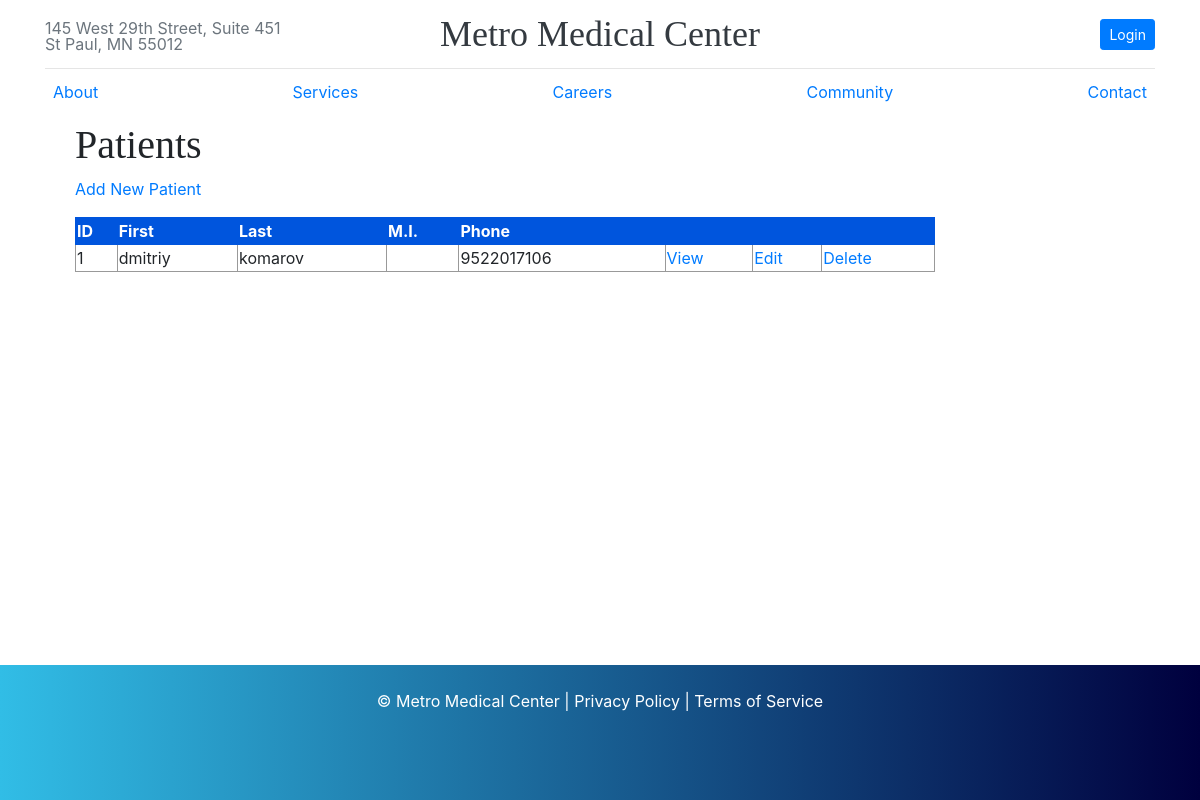
/metromed/public/administrator/patients/index.php, run on the app's committed database.
### tables this page shows
CREATE TABLE user_info (
    user_id int NOT NULL AUTO_INCREMENT ,
    f_name varchar(50) NOT NULL,
    l_name varchar(50) NOT NULL,
    m_name varchar(50) NOT NULL,
    address varchar(255) NOT NULL,
    city varchar(50) NOT NULL,
    state varchar(50) NOT NULL,
    zip varchar(50) NOT NULL,
    phone_number bigint NOT NULL,
    dob DATE,
    ins_id int NOT NULL,
    policy_number varchar(50),
    PRIMARY KEY (user_id),
    FOREIGN KEY (ins_id) REFERENCES insurance(ins_id)
);

### metromed/private/functions.php (called while the page is built, shortened)
<?php
function url_for($script_path) {
  if($script_path[0] != '/') {
    $script_path = "/" . $script_path;
  }
  return WWW_ROOT . $script_path;
}
function u($string="") {
  return urlencode($string);
}
function h($string="") {
  return htmlspecialchars($string);
}
?>

### metromed/private/query_functions.php (called while the page is built, shortened)
<?php
  function find_all_patients() {
    global $db;
    $sql = "SELECT * FROM user_info ";
    $sql .= "ORDER BY user_id ASC";
    $result = mysqli_query($db, $sql);
    return $result;
  }
?>

### metromed/public/administrator/patients/index.php (the view, shortened to what this page needs)
<?php
  $patient_set = find_all_patients();
?>
<?php include(SHARED_PATH . '/metromed_header.php'); ?>
<div id="content">
  <div class="subjects listing">
    <h1>Patients</h1>
    <div class="actions">
      <a class="actions" href="<?php echo url_for('/administrator/patients/new.php'); ?>">Add New Patient</a>
    </div>
  	<table class="list">
  	  <tr>
        <th>ID</th>
        <th>First</th>
        <th>Last</th>
  	    <th>M.I.</th>
        <th>Phone</th>
  	    <th>&nbsp;</th>
  	    <th>&nbsp;</th>
        <th>&nbsp;</th>
  	  </tr>
      <?php while($patient = mysqli_fetch_assoc($patient_set)) { ?>
        <tr>
          <td><?php echo h($patient['user_id']); ?></td>
          <td><?php echo h($patient['f_name']); ?></td>
          <td><?php echo h($patient['l_name']); ?></td>
    	    <td><?php echo h($patient['m_name']); ?></td>
          <td><?php echo h($patient['phone_number']); ?></td>
          <td><a class="action" href="<?php echo url_for('/administrator/patients/view.php?user_id=' . h(u($patient['user_id']))); ?>">View</a></td>
          <td><a class="action" href="<?php echo url_for('/administrator/patients/edit.php?user_id=' . h(u($patient['user_id']))); ?>">Edit</a></td>
          <td><a class="action" href="<?php echo url_for('/administrator/patients/delete.php?user_id=' . h(u($patient['user_id']))); ?>">Delete</a></td>
    	  </tr>
      <?php } ?>
  	</table>
  </div>
</div>
<?php include(SHARED_PATH . '/metromed_footer.php'); ?>

### metromed/public/assets/css/metromed.css (style rules this page uses)
body { min-height: 100vh; position: relative; margin: 0; padding-bottom: 150px; }
h1, h2, h3, h4, h5, h6 { font-family: "Playfair Display", Georgia, "Times New Roman", serif; }
#content { width: 920px; min-height: 500px; padding: 0 30px; }
.actions { margin-bottom: 1em; }
table { border-collapse: collapse; vertical-align: top; }
table.list { width: 100%; }
table.list tr td { border: 1px solid #999999; }
table.list tr th { border: 1px solid #0055DD; background: #0055DD; color: white; text-align: left; }

### data on the page
user_info: user_id "1", f_name "dmitriy", l_name "komarov", phone_number "9522017106"
